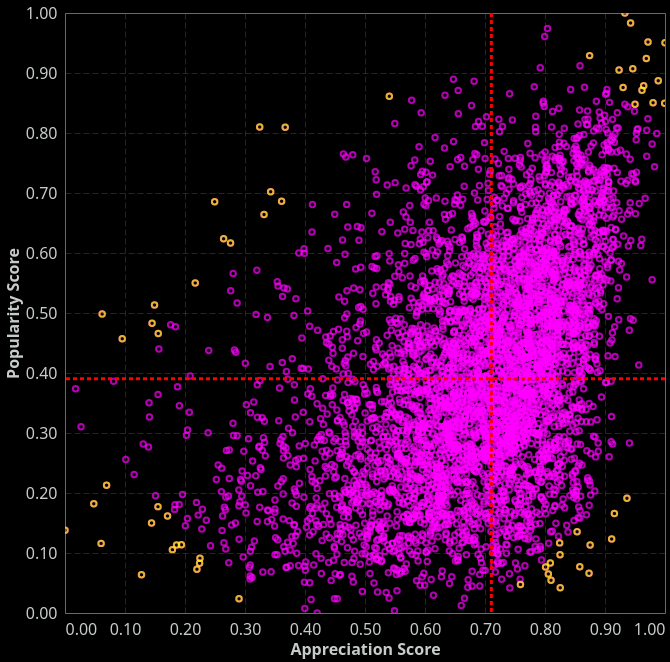

This figure's Vega-Lite source:
### Vega-Lite specification from a JSON file in a GitHub repository (floating-point values rounded to 4 significant figures; data arrays with more than 128 entries replaced by an {"elided": "..."} marker saying what was removed)
{"config": {"view": {"continuousWidth": 400, "continuousHeight": 300, "stroke": "#4A7295", "strokeWidth": 1}, "background": "#000000", "mark": {"color": "#ff00ff"}, "arc": {"fill": "#ff00ff"}, "area": {"fill": "#ff00ff", "line": true, "fillOpacity": 0.1}, "line": {"stroke": "#ff00ff", "strokeWidth": 2}, "path": {"stroke": "#ff00ff"}, "rect": {"fill": "#ff00ff"}, "shape": {"stroke": "#ff00ff"}, "symbol": {"fill": "#ff00ff"}, "title": {"color": "#C7CCC9", "anchor": "start", "dy": -15, "fontSize": 16, "font": "IBM Plex Sans,system-ui,-apple-system,BlinkMacSystemFont,\".sfnstext-regular\",sans-serif", "fontWeight": 600}, "axisBand": {"grid": false}, "axis": {"labelColor": "#C7CCC9", "labelFontSize": 16, "labelFont": "IBM Plex Sans Condensed, system-ui, -apple-system, BlinkMacSystemFont, \".SFNSText-Regular\", sans-serif", "labelFontWeight": 400, "titleColor": "#C7CCC9", "titleFontWeight": 600, "titleFontSize": 16, "grid": true, "gridColor": "#4A7295", "labelAngle": 0, "domainColor": null, "tickColor": null, "labelPadding": 2, "tickSize": 6, "tickWidth": 0.5, "gridOpacity": 1, "gridZ": 1}, "axisX": {"gridDash": [6, 3], "gridWidth": 0.35, "gridColor": "#4A7295", "labelAngle": 0}, "axisY": {"gridDash": [6, 3], "gridWidth": 0.35, "gridColor": "#4A7295"}, "layer": {"grid": 1, "mark": 0}, "legend": {"labelFontSize": 11, "padding": 1, "symbolType": "square", "labelColor": "#C7CCC9", "titleColor": "#C7CCC9"}, "style": {"guide-label": {"font": "IBM Plex Sans,system-ui,-apple-system,BlinkMacSystemFont,\".sfnstext-regular\",sans-serif", "fill": "#C7CCC9", "fontWeight": 400}, "guide-title": {"font": "IBM Plex Sans,system-ui,-apple-system,BlinkMacSystemFont,\".sfnstext-regular\",sans-serif", "fill": "#C7CCC9", "fontWeight": 400}}, "range": {"category": ["#0000FF", "#FF6600FF", "#44E602", "#ff00ff", "#FFFF00", "#9900CC", "#33CCFF", "#f77976ff", "#CC66FF"]}}, "layer": [{"data": {"name": "data-2359c037a23dd66d5ba56659ea999b4b"}, "mark": {"type": "point"}, "encoding": {"tooltip": [{"field": "name", "type": "nominal"}, {"field": "popularity_score", "type": "quantitative"}, {"field": "appreciation_score", "type": "quantitative"}], "x": {"field": "appreciation_score", "title": "Appreciation Score", "type": "quantitative"}, "y": {"field": "popularity_score", "title": "Popularity Score", "type": "quantitative"}}, "name": "view_19", "transform": [{"filter": "(datum['appreciation_score'] >= threshold)"}]}, {"data": {"name": "data-2359c037a23dd66d5ba56659ea999b4b"}, "mark": {"type": "circle", "color": "#00ff00", "opacity": 0.6}, "encoding": {"size": {"aggregate": "count", "legend": null, "scale": {"domain": [0, 300]}, "type": "quantitative"}, "tooltip": [{"aggregate": "count", "title": "Density", "type": "quantitative"}], "x": {"bin": {"maxbins": 10}, "field": "appreciation_score", "type": "quantitative"}, "y": {"bin": {"maxbins": 10}, "field": "popularity_score", "type": "quantitative"}}, "transform": [{"filter": "(datum['appreciation_score'] < threshold)"}]}, {"data": {"name": "data-f986f3689ed42b782a94c478dbacc85a"}, "mark": {"type": "point", "color": "yellow"}, "encoding": {"tooltip": [{"field": "name", "type": "nominal"}, {"field": "popularity_score", "type": "quantitative"}, {"field": "appreciation_score", "type": "quantitative"}], "x": {"field": "appreciation_score", "type": "quantitative"}, "y": {"field": "popularity_score", "type": "quantitative"}}, "transform": [{"filter": "(datum['appreciation_score'] >= threshold)"}]}, {"data": {"name": "data-8cbb315c5190bc62521bb32e320a4736"}, "mark": {"type": "point", "color": "yellow"}, "encoding": {"tooltip": [{"field": "name", "type": "nominal"}, {"field": "popularity_score", "type": "quantitative"}, {"field": "appreciation_score", "type": "quantitative"}], "x": {"field": "appreciation_score", "type": "quantitative"}, "y": {"field": "popularity_score", "type": "quantitative"}}, "transform": [{"filter": "(datum['appreciation_score'] >= threshold)"}]}, {"data": {"name": "data-546d5687f0ea6c85d727a1acefdbf54f"}, "mark": {"type": "point", "color": "yellow"}, "encoding": {"tooltip": [{"field": "name", "type": "nominal"}, {"field": "popularity_score", "type": "quantitative"}, {"field": "appreciation_score", "type": "quantitative"}], "x": {"field": "appreciation_score", "type": "quantitative"}, "y": {"field": "popularity_score", "type": "quantitative"}}, "transform": [{"filter": "(datum['appreciation_score'] >= threshold)"}]}, {"data": {"name": "data-d2ea239db1701f1f7c767d0ff681e79a"}, "mark": {"type": "point", "color": "yellow"}, "encoding": {"tooltip": [{"field": "name", "type": "nominal"}, {"field": "popularity_score", "type": "quantitative"}, {"field": "appreciation_score", "type": "quantitative"}], "x": {"field": "appreciation_score", "type": "quantitative"}, "y": {"field": "popularity_score", "type": "quantitative"}}, "transform": [{"filter": "(datum['appreciation_score'] >= threshold)"}]}, {"data": {"name": "data-c6b81ccbfc9496cd164fbfb31b62c94a"}, "mark": {"type": "rule", "color": "red", "strokeDash": [4, 3], "strokeWidth": 3}, "encoding": {"x": {"field": "x", "type": "quantitative"}}}, {"data": {"name": "data-5ee42a83f075b192436395194e2f725b"}, "mark": {"type": "rule", "color": "red", "strokeDash": [4, 3], "strokeWidth": 3}, "encoding": {"y": {"field": "y", "type": "quantitative"}}}], "height": 600, "params": [{"name": "threshold", "bind": {"input": "range", "max": 1, "min": 0, "step": 0.01}, "value": 0}, {"name": "param_11", "select": {"type": "interval", "encodings": ["x", "y"]}, "bind": "scales", "views": ["view_19"]}], "width": 600, "$schema": "https://vega.github.io/schema/vega-lite/v5.20.1.json", "datasets": {"data-2359c037a23dd66d5ba56659ea999b4b": {"elided": "4703 records"}, "data-f986f3689ed42b782a94c478dbacc85a": [{"appid": 1086940, "name": "Baldur's Gate 3", "popularity_score": 0.9504, "appreciation_score": 1.0, "popularity_plus_appreciation": 1.95, "is_indie": false}, {"appid": 271590, "name": "Grand Theft Auto V", "popularity_score": 1.0, "appreciation_score": 0.9332, "popularity_plus_appreciation": 1.933, "is_indie": false}, {"appid": 1245620, "name": "ELDEN RING", "popularity_score": 0.9835, "appreciation_score": 0.9427, "popularity_plus_appreciation": 1.926, "is_indie": false}, {"appid": 1174180, "name": "Red Dead Redemption 2", "popularity_score": 0.9517, "appreciation_score": 0.9717, "popularity_plus_appreciation": 1.923, "is_indie": false}, {"appid": 292030, "name": "The Witcher® 3: Wild Hunt", "popularity_score": 0.924, "appreciation_score": 0.9688, "popularity_plus_appreciation": 1.893, "is_indie": false}, {"appid": 620, "name": "Portal 2", "popularity_score": 0.8871, "appreciation_score": 0.9887, "popularity_plus_appreciation": 1.876, "is_indie": false}, {"appid": 413150, "name": "Stardew Valley", "popularity_score": 0.9069, "appreciation_score": 0.9463, "popularity_plus_appreciation": 1.853, "is_indie": true}, {"appid": 220, "name": "Half-Life 2", "popularity_score": 0.8497, "appreciation_score": 0.9995, "popularity_plus_appreciation": 1.849, "is_indie": false}, {"appid": 72850, "name": "The Elder Scrolls V: Skyrim", "popularity_score": 0.8786, "appreciation_score": 0.9645, "popularity_plus_appreciation": 1.843, "is_indie": false}, {"appid": 367520, "name": "Hollow Knight", "popularity_score": 0.8713, "appreciation_score": 0.9616, "popularity_plus_appreciation": 1.833, "is_indie": true}, {"appid": 1593500, "name": "God of War", "popularity_score": 0.8505, "appreciation_score": 0.9801, "popularity_plus_appreciation": 1.831, "is_indie": false}, {"appid": 550, "name": "Left 4 Dead 2", "popularity_score": 0.9052, "appreciation_score": 0.9235, "popularity_plus_appreciation": 1.829, "is_indie": false}, {"appid": 374320, "name": "DARK SOULS™ III", "popularity_score": 0.8758, "appreciation_score": 0.9301, "popularity_plus_appreciation": 1.806, "is_indie": false}, {"appid": 105600, "name": "Terraria", "popularity_score": 0.929, "appreciation_score": 0.8743, "popularity_plus_appreciation": 1.803, "is_indie": true}, {"appid": 391540, "name": "Undertale", "popularity_score": 0.8479, "appreciation_score": 0.95, "popularity_plus_appreciation": 1.798, "is_indie": true}], "data-8cbb315c5190bc62521bb32e320a4736": [{"appid": 1517290, "name": "Battlefield™ 2042", "popularity_score": 0.8098, "appreciation_score": 0.3245, "popularity_minus_appreciation": 0.4853, "is_indie": false}, {"appid": 1151340, "name": "Fallout 76", "popularity_score": 0.8097, "appreciation_score": 0.367, "popularity_minus_appreciation": 0.4427, "is_indie": false}, {"appid": 1265780, "name": "The Lord of the Rings: Gollum™", "popularity_score": 0.4982, "appreciation_score": 0.06193, "popularity_minus_appreciation": 0.4363, "is_indie": false}, {"appid": 1225330, "name": "NBA 2K21", "popularity_score": 0.6856, "appreciation_score": 0.2494, "popularity_minus_appreciation": 0.4361, "is_indie": false}, {"appid": 1015500, "name": "WWE 2K20", "popularity_score": 0.5132, "appreciation_score": 0.1492, "popularity_minus_appreciation": 0.364, "is_indie": false}, {"appid": 390340, "name": "Umbrella Corps", "popularity_score": 0.4569, "appreciation_score": 0.09537, "popularity_minus_appreciation": 0.3616, "is_indie": false}, {"appid": 2338770, "name": "NBA 2K24", "popularity_score": 0.6238, "appreciation_score": 0.2644, "popularity_minus_appreciation": 0.3594, "is_indie": false}, {"appid": 1272080, "name": "PAYDAY 3", "popularity_score": 0.7022, "appreciation_score": 0.3428, "popularity_minus_appreciation": 0.3594, "is_indie": false}, {"appid": 1294810, "name": "Redfall", "popularity_score": 0.6168, "appreciation_score": 0.2759, "popularity_minus_appreciation": 0.3409, "is_indie": false}, {"appid": 247950, "name": "Sacred 3", "popularity_score": 0.483, "appreciation_score": 0.1451, "popularity_minus_appreciation": 0.3379, "is_indie": false}, {"appid": 1239520, "name": "Madden NFL 21", "popularity_score": 0.5499, "appreciation_score": 0.2171, "popularity_minus_appreciation": 0.3328, "is_indie": false}, {"appid": 1056960, "name": "Wolfenstein: Youngblood", "popularity_score": 0.6643, "appreciation_score": 0.3317, "popularity_minus_appreciation": 0.3326, "is_indie": false}, {"appid": 1089350, "name": "NBA 2K20", "popularity_score": 0.6861, "appreciation_score": 0.361, "popularity_minus_appreciation": 0.3251, "is_indie": false}, {"appid": 1938090, "name": "Call of Duty®: Modern Warfare® II", "popularity_score": 0.8614, "appreciation_score": 0.5405, "popularity_minus_appreciation": 0.3209, "is_indie": false}, {"appid": 10220, "name": "Postal III", "popularity_score": 0.4657, "appreciation_score": 0.1554, "popularity_minus_appreciation": 0.3103, "is_indie": false}], "data-546d5687f0ea6c85d727a1acefdbf54f": [{"appid": 1259370, "name": "Worm Jazz", "popularity_score": 0.06631, "appreciation_score": 0.8734, "popularity_minus_appreciation": -0.8071, "is_indie": true}, {"appid": 1931240, "name": "MOTHERGUNSHIP: FORGE", "popularity_score": 0.1233, "appreciation_score": 0.9111, "popularity_minus_appreciation": -0.7878, "is_indie": true}, {"appid": 842120, "name": "Arca's Path VR", "popularity_score": 0.04213, "appreciation_score": 0.8254, "popularity_minus_appreciation": -0.7832, "is_indie": false}, {"appid": 578670, "name": "Conquest: Frontier Wars", "popularity_score": 0.07727, "appreciation_score": 0.858, "popularity_minus_appreciation": -0.7807, "is_indie": false}, {"appid": 29700, "name": "Guild Wars: Eye of the North®", "popularity_score": 0.1135, "appreciation_score": 0.8752, "popularity_minus_appreciation": -0.7617, "is_indie": false}, {"appid": 1369730, "name": "Citizens Unite!: Earth x Space", "popularity_score": 0.0546, "appreciation_score": 0.8101, "popularity_minus_appreciation": -0.7555, "is_indie": true}, {"appid": 2478020, "name": "Ray’z Arcade Chronology", "popularity_score": 0.166, "appreciation_score": 0.9157, "popularity_minus_appreciation": -0.7497, "is_indie": false}, {"appid": 1318970, "name": "This Way Madness Lies", "popularity_score": 0.1913, "appreciation_score": 0.9366, "popularity_minus_appreciation": -0.7453, "is_indie": false}, {"appid": 1570480, "name": "Retrograde", "popularity_score": 0.06492, "appreciation_score": 0.8056, "popularity_minus_appreciation": -0.7407, "is_indie": true}, {"appid": 1092780, "name": "Depixtion", "popularity_score": 0.09727, "appreciation_score": 0.8251, "popularity_minus_appreciation": -0.7278, "is_indie": true}, {"appid": 632250, "name": "DERU - The Art of Cooperation", "popularity_score": 0.08328, "appreciation_score": 0.8089, "popularity_minus_appreciation": -0.7256, "is_indie": true}, {"appid": 1007520, "name": "Willy Jetman: Astromonkey's Revenge", "popularity_score": 0.07684, "appreciation_score": 0.801, "popularity_minus_appreciation": -0.7241, "is_indie": true}, {"appid": 824570, "name": "Kine", "popularity_score": 0.1354, "appreciation_score": 0.8535, "popularity_minus_appreciation": -0.7181, "is_indie": true}, {"appid": 699540, "name": "Argonus and the Gods of Stone", "popularity_score": 0.0476, "appreciation_score": 0.7591, "popularity_minus_appreciation": -0.7115, "is_indie": false}, {"appid": 944430, "name": "The Last Friend", "popularity_score": 0.1169, "appreciation_score": 0.8244, "popularity_minus_appreciation": -0.7076, "is_indie": true}], "data-d2ea239db1701f1f7c767d0ff681e79a": [{"appid": 743860, "name": "Wild West Online", "popularity_score": 0.1379, "appreciation_score": 0.0, "popularity_plus_appreciation": 0.1379, "is_indie": true}, {"appid": 92700, "name": "Shadow Harvest: Phantom Ops", "popularity_score": 0.116, "appreciation_score": 0.06017, "popularity_plus_appreciation": 0.1762, "is_indie": false}, {"appid": 1401400, "name": "Lovecraft's Untold Stories 2", "popularity_score": 0.0638, "appreciation_score": 0.1275, "popularity_plus_appreciation": 0.1913, "is_indie": true}, {"appid": 499210, "name": "Road Rage", "popularity_score": 0.1822, "appreciation_score": 0.04799, "popularity_plus_appreciation": 0.2302, "is_indie": false}, {"appid": 425310, "name": "Ghostbusters™", "popularity_score": 0.2131, "appreciation_score": 0.06931, "popularity_plus_appreciation": 0.2824, "is_indie": false}, {"appid": 1139870, "name": "The Dark Eye : Book of Heroes", "popularity_score": 0.1056, "appreciation_score": 0.179, "popularity_plus_appreciation": 0.2846, "is_indie": true}, {"appid": 246720, "name": "Wayward Manor", "popularity_score": 0.07294, "appreciation_score": 0.2199, "popularity_plus_appreciation": 0.2928, "is_indie": true}, {"appid": 204760, "name": "Deep Black: Reloaded", "popularity_score": 0.15, "appreciation_score": 0.1443, "popularity_plus_appreciation": 0.2942, "is_indie": false}, {"appid": 626200, "name": "Dead Alliance™", "popularity_score": 0.1135, "appreciation_score": 0.186, "popularity_plus_appreciation": 0.2994, "is_indie": false}, {"appid": 1068600, "name": "Waking", "popularity_score": 0.08283, "appreciation_score": 0.2243, "popularity_plus_appreciation": 0.3072, "is_indie": true}, {"appid": 281840, "name": "4PM", "popularity_score": 0.1138, "appreciation_score": 0.194, "popularity_plus_appreciation": 0.3078, "is_indie": true}, {"appid": 603840, "name": "Randall", "popularity_score": 0.02392, "appreciation_score": 0.2901, "popularity_plus_appreciation": 0.314, "is_indie": true}, {"appid": 552910, "name": "Tokyo Tattoo Girls", "popularity_score": 0.09138, "appreciation_score": 0.225, "popularity_plus_appreciation": 0.3164, "is_indie": false}, {"appid": 2008420, "name": "Flashback 2", "popularity_score": 0.1773, "appreciation_score": 0.155, "popularity_plus_appreciation": 0.3323, "is_indie": false}, {"appid": 1351000, "name": "Gangs of Sherwood", "popularity_score": 0.1618, "appreciation_score": 0.1709, "popularity_plus_appreciation": 0.3327, "is_indie": false}], "data-c6b81ccbfc9496cd164fbfb31b62c94a": [{"x": 0.7106}], "data-5ee42a83f075b192436395194e2f725b": [{"y": 0.3905}]}}
